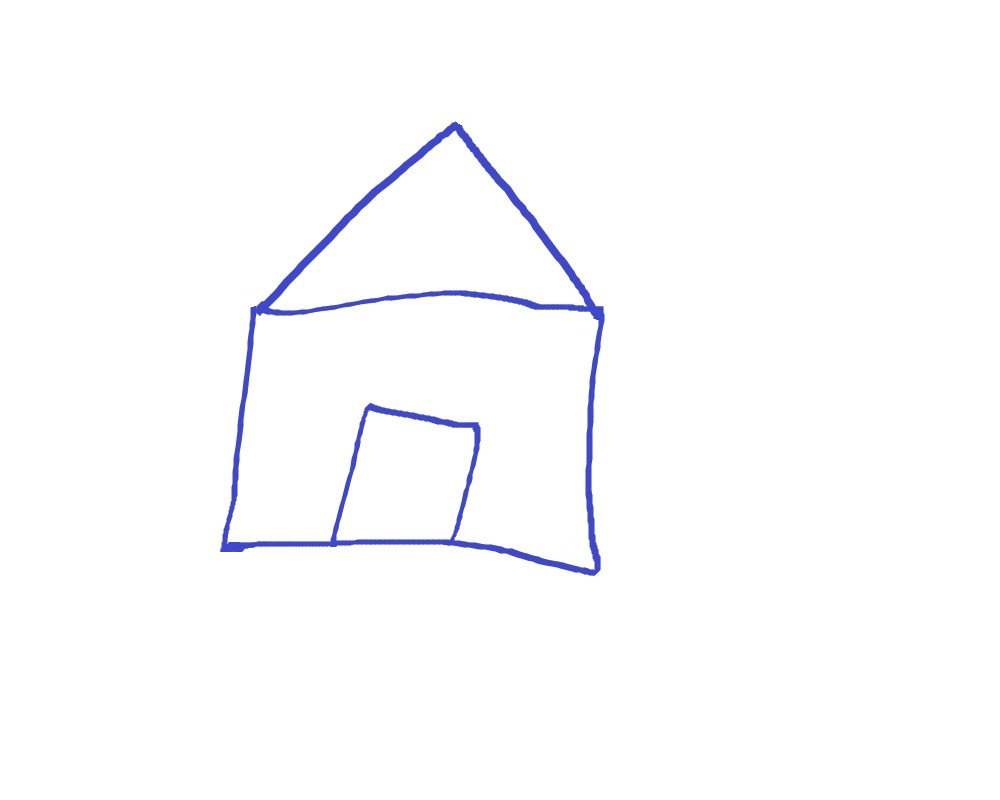
#> input picture images/house.jpg, 1000 x 800 px, found by its file name
$ python Lecture4.3+-+ApproximatingContours.py   (older library calls are emulated)
#> lines starting #> are read from the running program, lines starting #| are printed output that depends on the picture; after the words box and inside, x2 and y2 are one past the last pixel; in counts of white or black regions, pixels touching at a corner belong together

# coding: utf-8

# cv2.approxPolyDP(contour, Approximation Accuracy, Closed)
#
# Approximation Accuracy - Small values give better precise approximations

# In[11]:

import cv2
import numpy as np

# Load image and keep a copy
image = cv2.imread('images/house.jpg')
#> image is the input picture: shape (800, 1000, 3); mean B, G, R 253.8, 252.1, 251.9
orig_image = image.copy()
cv2.imshow('Original Image', orig_image)
cv2.waitKey(0)

# Grayscale and binarize
gray = cv2.cvtColor(image, cv2.COLOR_BGR2GRAY)
ret, thresh = cv2.threshold(gray, 127, 255, cv2.THRESH_BINARY_INV)
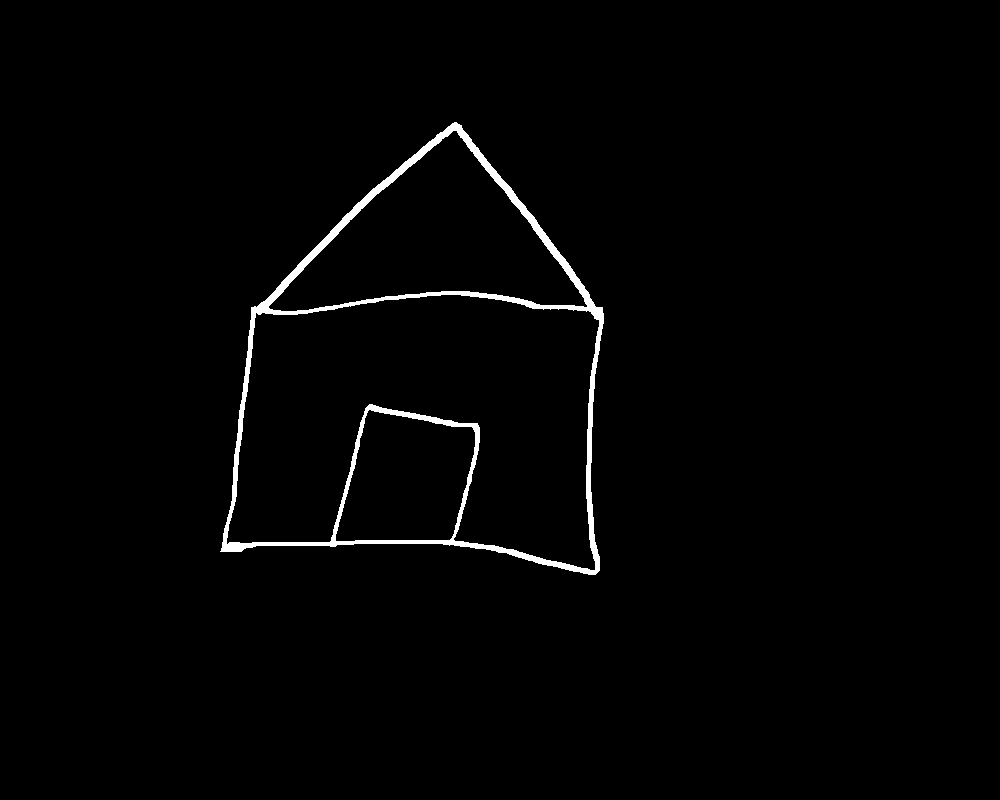
#> thresh: shape (800, 1000); 1.4% white; 1 white region

# Find contours
_, contours, hierarchy = cv2.findContours(thresh.copy(), cv2.RETR_LIST, cv2.CHAIN_APPROX_NONE)
#> contours = 4 contours; box (x1, y1, x2, y2) and area: (220, 122, 604, 575) 119856, (226, 294, 600, 571) 68692, (268, 130, 588, 312) 27820, (335, 409, 476, 542) 14092

# Iterate through each contour and compute the bounding rectangle
for c in contours:
    x, y, w, h = cv2.boundingRect(c)
    cv2.rectangle(orig_image, (x,y), (x+w, y+h), (0, 0, 255), 2)
    cv2.imshow('Bounding Rectangle', orig_image)
#> this loop made 4 passes
#> (x, y, w, h) on passes 1 to 4: (335, 409, 141, 133), (226, 294, 374, 277), (268, 130, 320, 182), (220, 122, 384, 453)
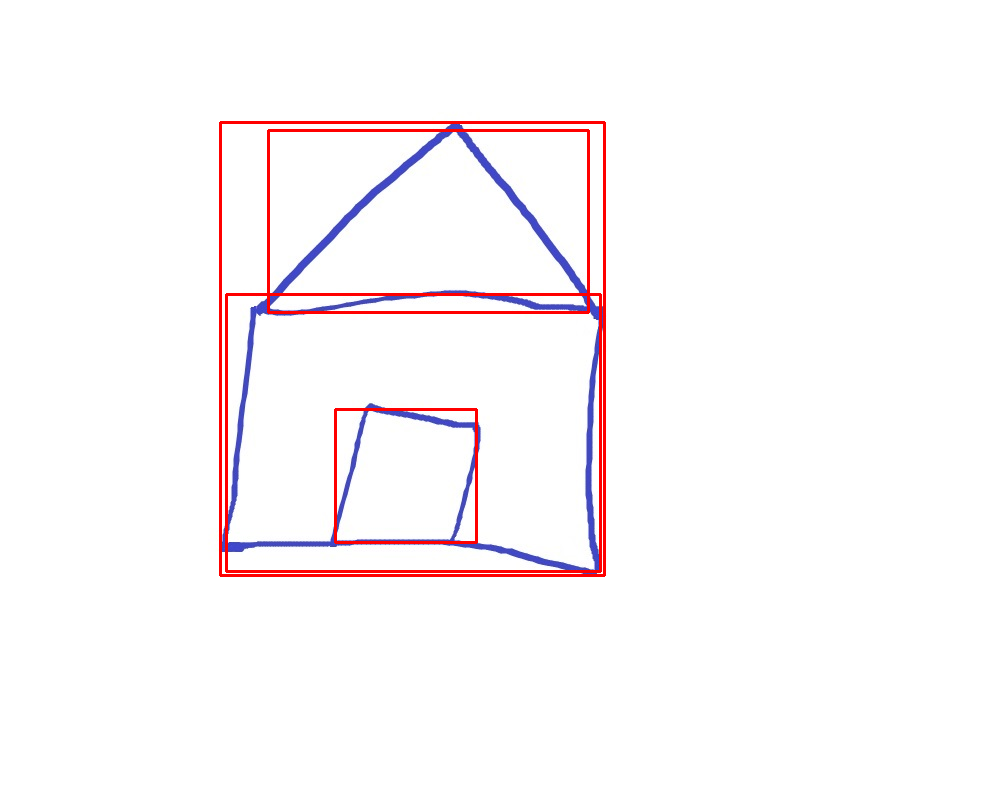
#> orig_image: shape (800, 1000, 3); 1.69% of pixels changed, all inside (x1, y1, x2, y2) = (219, 121, 606, 577)
cv2.waitKey(0)

# Iterate through each contour and compute the approx contour
for c in contours:
    # Calculate accuracy as a percent of the contour perimeter
    accuracy = 0.03 * cv2.arcLength(c, True)
    approx = cv2.approxPolyDP(c, accuracy, True)
    cv2.drawContours(image, [approx], 0, (0, 255, 0), 2)
    cv2.imshow('Approx Poly DP', image)
#> this loop made 4 passes
#> (accuracy, approx) on passes 1, 3: (14.86, [[369, 409], [473, 428], [449, 540], [335, 540]]), (25, [[587, 305], [268, 307], [453, 130]])
#> accuracy on passes 2, 4: 45.94, 43.95
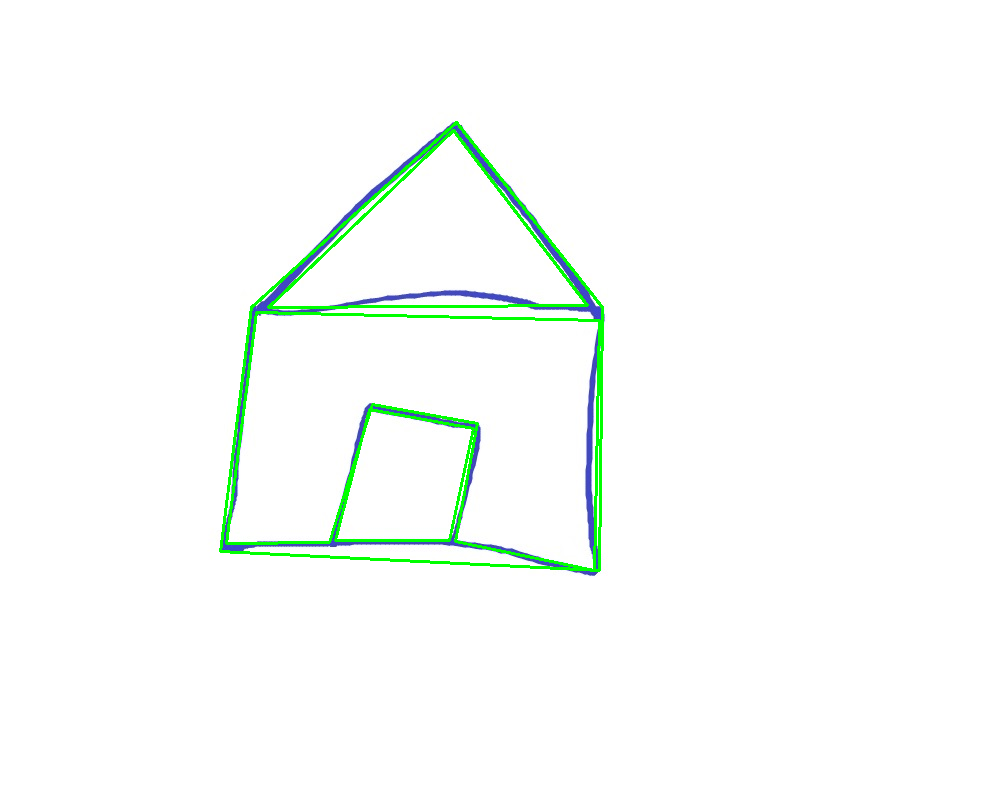
#> image: shape (800, 1000, 3); 1.52% of pixels changed, all inside (x1, y1, x2, y2) = (219, 121, 604, 572)
    #cv2.waitKey(0)

cv2.waitKey(0)
cv2.destroyAllWindows()


# ## Convex Hull

# In[7]:

import numpy as np
import cv2

image = cv2.imread('images/house.jpg')
gray = cv2.cvtColor(image, cv2.COLOR_BGR2GRAY)

cv2.imshow('Original Image', image)
cv2.waitKey(0)

# Threshold the image
ret, thresh = cv2.threshold(gray, 176, 255, 0)
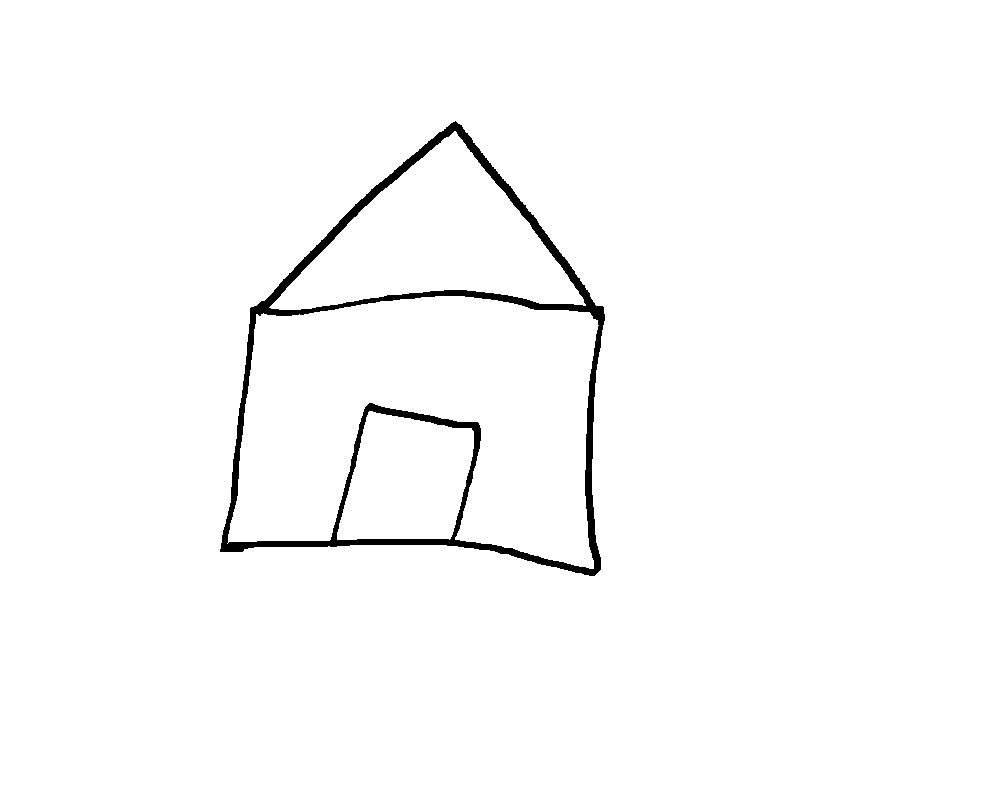
#> thresh: shape (800, 1000); 98.3% white; 1 black region

# Find contours
_, contours, hierarchy = cv2.findContours(thresh.copy(), cv2.RETR_LIST, cv2.CHAIN_APPROX_NONE)
#> contours = 5 contours; box (x1, y1, x2, y2) and area: (0, 0, 1000, 800) 798201, (219, 120, 606, 577) 121893, (227, 296, 599, 569) 66435, (269, 131, 586, 310) 26698, (337, 411, 474, 540) 13356

# Sort contours by area and then remove the largest frame contour
n = len(contours) - 1
#> n = 4
contours = sorted(contours, key = cv2.contourArea, reverse = False)

# Iterate through contours and draw the convex hull
for c in contours:
    hull = cv2.convexHull(c)
    cv2.drawContours(image, [hull], 0, (0, 255, 0), 2)
    cv2.imshow('Convex Hull', image)
#> this loop made 5 passes
#> hull on pass 5: [[999, 0], [999, 799], [0, 799], [0, 0]]
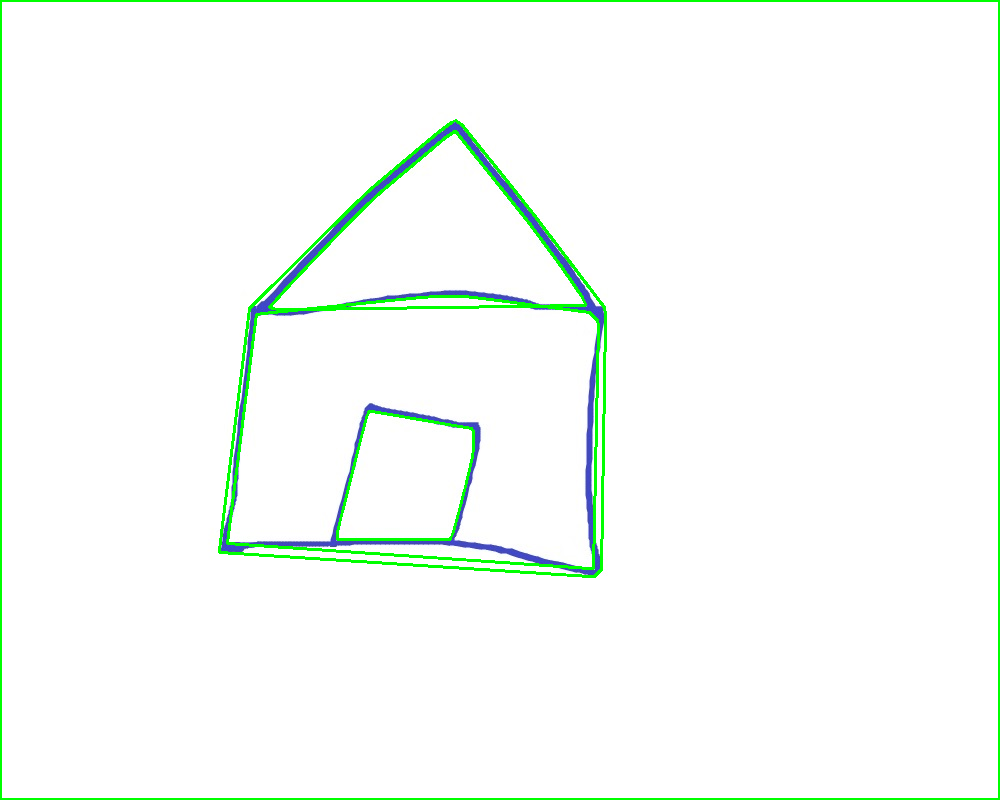
#> image: shape (800, 1000, 3); 2.35% of pixels changed, all inside (x1, y1, x2, y2) = (0, 0, 1000, 800)

cv2.waitKey(0)
cv2.destroyAllWindows()

$ run again, with images/4star.jpg copied over images/house.jpg
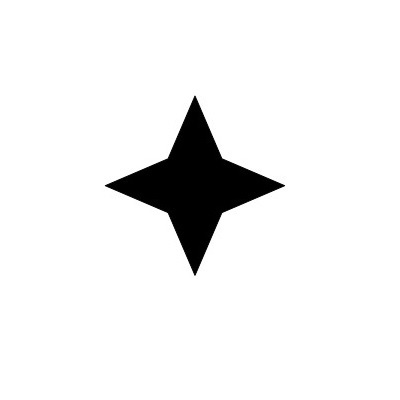
#> input picture images/4star.jpg, 400 x 400 px, found by its file name
#> image is the input picture: shape (400, 400, 3); min 0, max 255, mean 239.2
#> `ret, thresh = cv2.threshold(gray, 127, 255, cv2.THRESH_BINARY_INV)`:
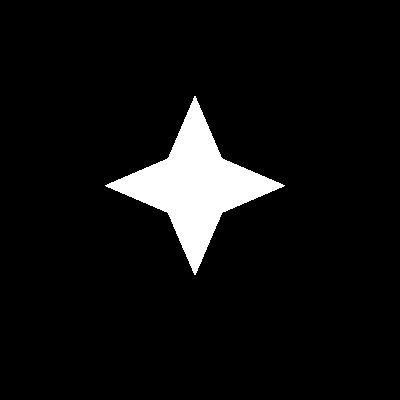
#> thresh: shape (400, 400); 6.2% white; 1 white region
#> `_, contours, hierarchy = cv2.findContours(thresh.copy(), cv2.RETR_LIST..`: contours = 1 contour; box (x1, y1, x2, y2) and area: (105, 96, 285, 275) 9674
#> the loop `for c in contours:` made 1 pass
#> (x, y, w, h) on pass 1: (105, 96, 180, 179)
#> the loop `for c in contours:` made 1 pass
#> accuracy on pass 1: 17.62
#> `_, contours, hierarchy = cv2.findContours(thresh.copy(), cv2.RETR_LIST..`: contours = 2 contours; box (x1, y1, x2, y2) and area: (0, 0, 400, 400) 159201, (104, 95, 286, 277) 10280
#> n = 1
#> the loop `for c in contours:` made 2 passes
#> hull on pass 2: [[399, 0], [399, 399], [0, 399], [0, 0]]
#> pass 2, `cv2.imshow('Convex Hull', image)`:
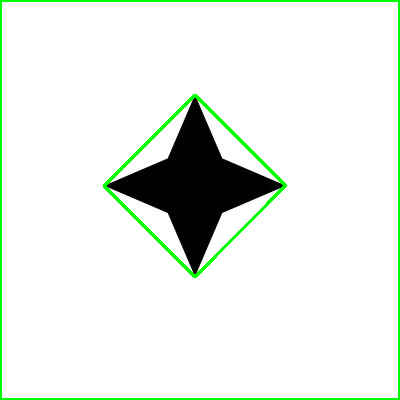
#> window 'Convex Hull': shape (400, 400, 3); mean B, G, R 231.3, 239.2, 231.3
